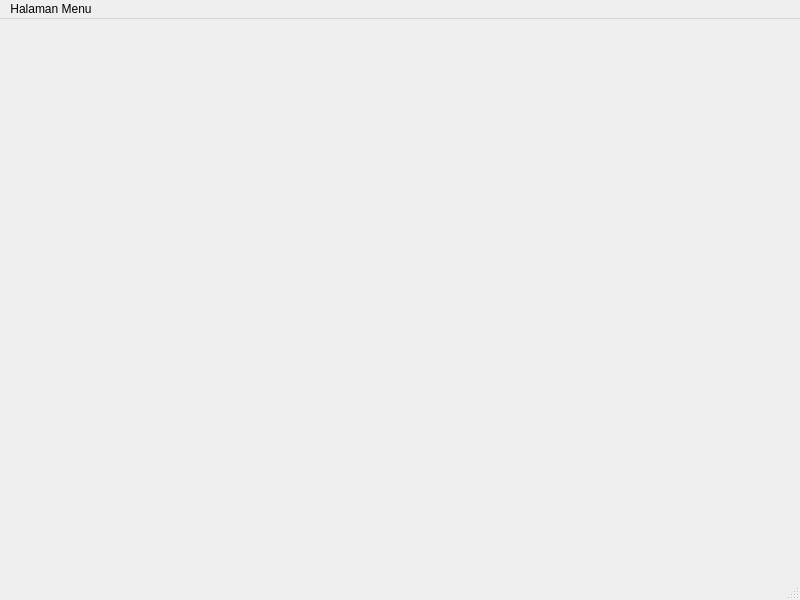
<?xml version="1.0" encoding="UTF-8"?>
<ui version="4.0">
 <class>main</class>
 <widget class="QMainWindow" name="main">
  <property name="geometry">
   <rect>
    <x>0</x>
    <y>0</y>
    <width>800</width>
    <height>600</height>
   </rect>
  </property>
  <property name="windowTitle">
   <string>main</string>
  </property>
  <widget class="QWidget" name="centralwidget"/>
  <widget class="QMenuBar" name="menubar">
   <property name="geometry">
    <rect>
     <x>0</x>
     <y>0</y>
     <width>800</width>
     <height>18</height>
    </rect>
   </property>
   <widget class="QMenu" name="menuHalaman_Menu">
    <property name="title">
     <string>Halaman Menu</string>
    </property>
    <addaction name="actionForm_Dokter"/>
    <addaction name="actionForm_Pasien"/>
    <addaction name="actionForm_Petugas"/>
    <addaction name="actionForm_Obat"/>
    <addaction name="actionFrom_Pendaftaran"/>
   </widget>
   <addaction name="menuHalaman_Menu"/>
  </widget>
  <widget class="QStatusBar" name="statusbar"/>
  <action name="actionForm_Dokter">
   <property name="text">
    <string>Form Dokter</string>
   </property>
  </action>
  <action name="actionForm_Pasien">
   <property name="text">
    <string>Form Pasien</string>
   </property>
  </action>
  <action name="actionForm_Petugas">
   <property name="text">
    <string>Form Petugas</string>
   </property>
  </action>
  <action name="actionForm_Obat">
   <property name="text">
    <string>Form Obat</string>
   </property>
  </action>
  <action name="actionFrom_Pendaftaran">
   <property name="text">
    <string>From Pendaftaran</string>
   </property>
  </action>
 </widget>
 <resources/>
 <connections/>
</ui>
